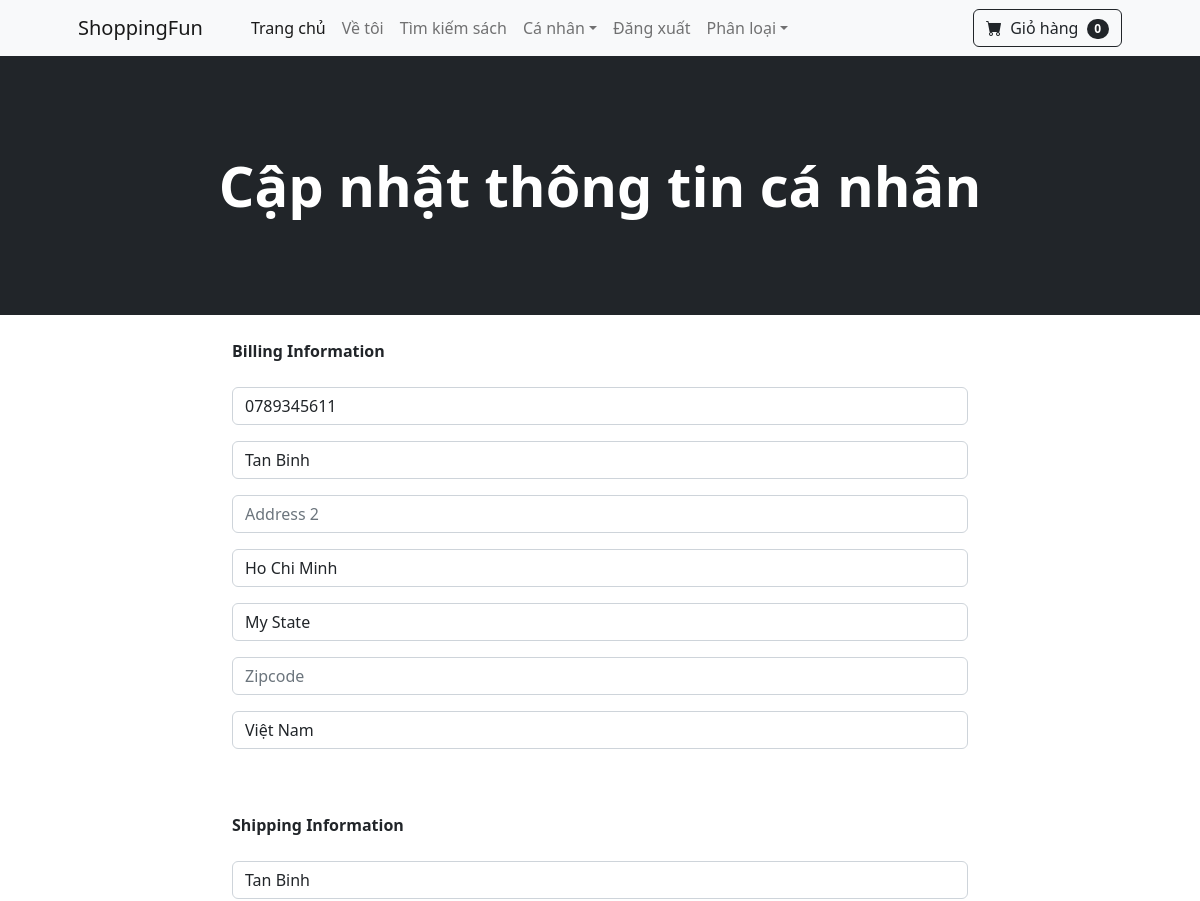
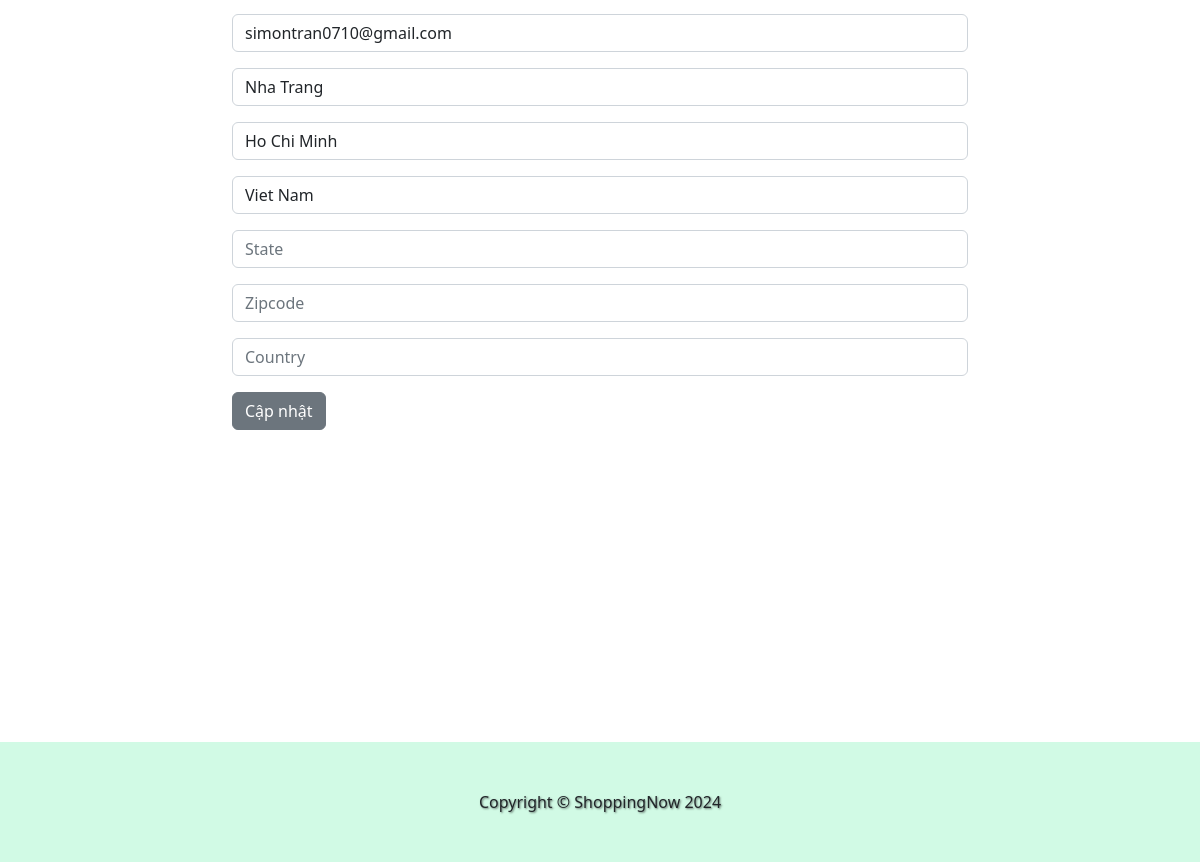
The page /update_info/ (signed in) on the database its author committed (2 pictures, top to bottom).
### store/models.py (models this page shows, shortened)
class Profile(models.Model):
	user = models.OneToOneField(User, on_delete=models.CASCADE)
	date_modified = models.DateTimeField(User, auto_now = True)
	phone = models.CharField(max_length = 20, blank = True)
	address1 = models.CharField(max_length = 200, blank = True)
	address2 = models.CharField(max_length = 200, blank = True)
	city = models.CharField(max_length = 200, blank = True)
	state = models.CharField(max_length = 200, blank = True)
	zipcode = models.CharField(max_length = 200, blank = True)
	country = models.CharField(max_length = 200, blank = True)
	old_cart = models.CharField(max_length = 200, blank = True, null = True)

### payment/models.py (models this page shows, shortened)
class ShippingAddress(models.Model):
	user = models.ForeignKey(User, on_delete=models.CASCADE, null = True, blank = True)
	shipping_full_name = models.CharField(max_length = 255)
	shipping_email = models.CharField(max_length = 255)
	shipping_address1 = models.CharField(max_length = 255)
	shipping_address2 = models.CharField(max_length = 255)
	shipping_city = models.CharField(max_length = 255)
	shipping_state = models.CharField(max_length = 255, null = True, blank = True)
	shipping_zipcode = models.CharField(max_length = 255, null = True, blank = True)
	shipping_ountry = models.CharField(max_length = 255)
	class Meta:
		verbose_name_plural = "ShippingAddress"

### store/views.py (the view)
# urls.py: path('update_info/', views.update_info, name = 'update_info'),
def update_info(request):
    if request.user.is_authenticated:
        current_user = Profile.objects.get(user__id=request.user.id)
        shipping_user = ShippingAddress.objects.get(user__id=request.user.id)
        form = UserInfoForm(request.POST or None, instance=current_user)
        shipping_form = ShippingForm(request.POST or None, instance=shipping_user)
        if form.is_valid() or shipping_form.is_valid():
            form.save()
            shipping_form.save()
            messages.success(request, "Your Info Has Been Updated!!")
            return redirect('home')
        return render(request, "update_info.html", {'form':form, 'shipping_form':shipping_form})
    else:
        messages.success(request, "You Must Be Logged In To Access That Page!!")
        return redirect('home')

### store/forms.py
class UserInfoForm(forms.ModelForm):
	phone = forms.CharField(label="", widget=forms.TextInput(attrs={'class':'form-control', 'placeholder':'Phone'}), required=False)
	address1 = forms.CharField(label="", widget=forms.TextInput(attrs={'class':'form-control', 'placeholder':'Address 1'}), required=False)
	address2 = forms.CharField(label="", widget=forms.TextInput(attrs={'class':'form-control', 'placeholder':'Address 2'}), required=False)
	city = forms.CharField(label="", widget=forms.TextInput(attrs={'class':'form-control', 'placeholder':'City'}), required=False)
	state = forms.CharField(label="", widget=forms.TextInput(attrs={'class':'form-control', 'placeholder':'State'}), required=False)
	zipcode = forms.CharField(label="", widget=forms.TextInput(attrs={'class':'form-control', 'placeholder':'Zipcode'}), required=False)
	country = forms.CharField(label="", widget=forms.TextInput(attrs={'class':'form-control', 'placeholder':'Country'}), required=False)
	class Meta:
		model = Profile
		fields = ('phone', 'address1', 'address2', 'city', 'state', 'zipcode', 'country', )

### cart/cart.py (called while the page is built)
    def __len__(self):
        return sum(item for item in self.cart.values())

### cart/context_processors.py (called while the page is built)
def cart(request):
	return {'cart': Cart(request)}

### store/templates/update_info.html (shortened to what this page needs)
{% extends 'base.html' %}
{% block content %}
<header class="bg-dark py-5">
    <div class="container px-4 px-lg-5 my-5">
        <div class="text-center text-white">
            <h1 class="display-4 fw-bolder">Cập nhật thông tin cá nhân</h1>
        </div>
    </div>
</header>
<div class="container">
    <div class="row justify-content-center">
        <div class="col-8">
            <section id="about-us">
                <br />
                <strong>Billing Information</strong>
                <form method="post" action="{% url 'update_info' %}">
                    <br/>
                    {{ form.as_p }}
                    <br/><br/>
                    <strong>Shipping Information</strong>
                    <br/><br/>
                    {{ shipping_form.as_p }}
                    <button type="submit" class="btn btn-secondary">
                        Cập nhật
                    </button>
                </form>
                <br />
            </section>
<br/><br/>
<br/><br/>
<br/><br/>
<br/><br/>
<br/><br/>
<br/><br/>
        </div>
    </div>
</div>
{% endblock %}

### rows shown on the page
Profile: phone "0789345611", address1 "Tan Binh", city "Ho Chi Minh", state "My State", country "Việt Nam"
ShippingAddress: shipping_full_name "Tan Binh", shipping_email "simontran0710@gmail.com", shipping_address1 "Nha Trang", shipping_address2 "Ho Chi Minh", shipping_city "Viet Nam"

### other values the page prints
{{ cart|length }} "0"
